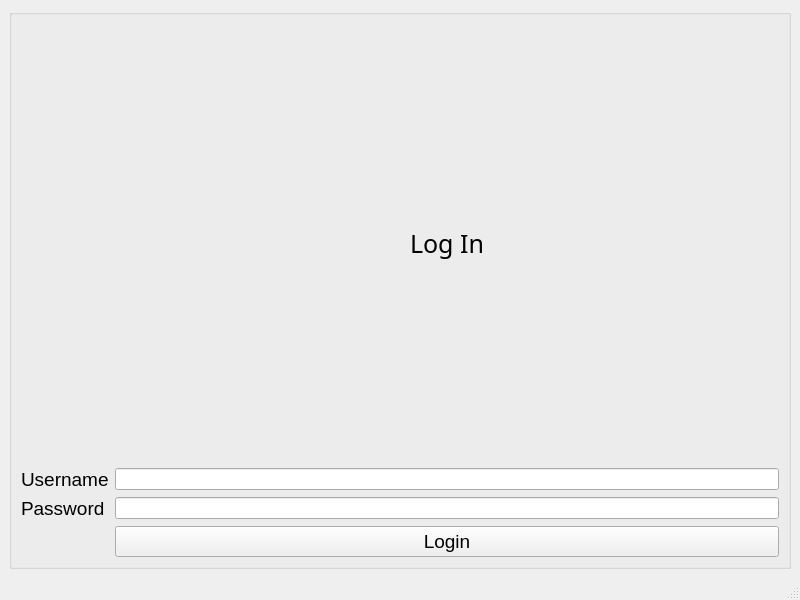
<?xml version="1.0" encoding="UTF-8"?>
<ui version="4.0">
 <class>Login</class>
 <widget class="QMainWindow" name="Login">
  <property name="geometry">
   <rect>
    <x>0</x>
    <y>0</y>
    <width>800</width>
    <height>600</height>
   </rect>
  </property>
  <property name="windowTitle">
   <string>MainWindow</string>
  </property>
  <widget class="QWidget" name="centralwidget">
   <layout class="QVBoxLayout" name="verticalLayout">
    <item>
     <widget class="QGroupBox" name="groupBox">
      <property name="title">
       <string/>
      </property>
      <layout class="QGridLayout" name="gridLayout">
       <item row="6" column="1">
        <widget class="QPushButton" name="pushButton_login">
         <property name="font">
          <font>
           <pointsize>14</pointsize>
          </font>
         </property>
         <property name="text">
          <string>Login</string>
         </property>
        </widget>
       </item>
       <item row="2" column="0">
        <widget class="QLabel" name="label">
         <property name="font">
          <font>
           <pointsize>14</pointsize>
          </font>
         </property>
         <property name="text">
          <string>Username</string>
         </property>
        </widget>
       </item>
       <item row="2" column="1">
        <widget class="QLineEdit" name="lineEdit_username"/>
       </item>
       <item row="5" column="1">
        <widget class="QLineEdit" name="lineEdit_password">
         <property name="echoMode">
          <enum>QLineEdit::Password</enum>
         </property>
        </widget>
       </item>
       <item row="5" column="0">
        <widget class="QLabel" name="label_2">
         <property name="font">
          <font>
           <pointsize>14</pointsize>
          </font>
         </property>
         <property name="text">
          <string>Password</string>
         </property>
        </widget>
       </item>
       <item row="1" column="1">
        <widget class="QLabel" name="label_3">
         <property name="font">
          <font>
           <family>Yu Gothic Medium</family>
           <pointsize>19</pointsize>
          </font>
         </property>
         <property name="text">
          <string>Log In</string>
         </property>
         <property name="alignment">
          <set>Qt::AlignCenter</set>
         </property>
        </widget>
       </item>
      </layout>
     </widget>
    </item>
   </layout>
  </widget>
  <widget class="QMenuBar" name="menubar">
   <property name="geometry">
    <rect>
     <x>0</x>
     <y>0</y>
     <width>800</width>
     <height>22</height>
    </rect>
   </property>
  </widget>
  <widget class="QStatusBar" name="statusbar"/>
 </widget>
 <tabstops>
  <tabstop>lineEdit_username</tabstop>
  <tabstop>lineEdit_password</tabstop>
  <tabstop>pushButton_login</tabstop>
 </tabstops>
 <resources/>
 <connections/>
</ui>
